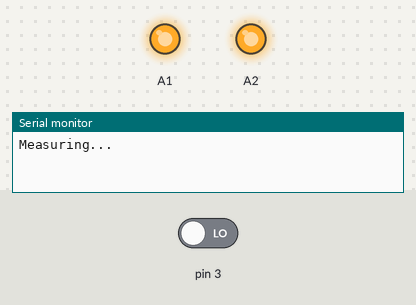
Bench run of a sketch on a simulated Arduino Uno, built with avr-gcc and run on an emulated ATmega328P. Parts: output pins drawn as LEDs (lit = HIGH), the last lines printed to the serial monitor. The test bench sets the inputs (shaded band); at power-on: pin 3 LOW.

Above: at 5.0 s.
At 10.5 s:
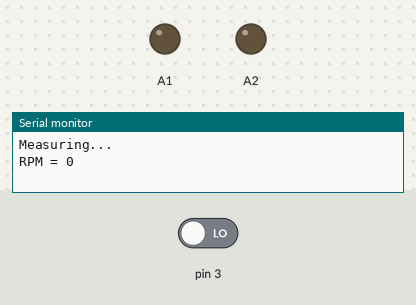
Timing chart, 0 to 14.3 s (numbered marks = the images above):
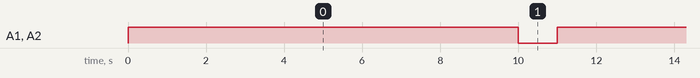

Measured:
- by itself, A1, A2: alternates HIGH for 10.0 s and LOW for 1.0 s

The sketch:

opticaltacho2.ino
```cpp
/**
Author: Joshua Mahendran
Date: 16-DEC-2012

Program to identify RPM of motor using
Bipolar Hall Effect Sensor (Allegro - A3290XUA)

LED is connected to Analog Pin 2.
LED is ON while readind Sensor.

The Hall Effect sensor is powered with Analog Pin 1.
Prior to taking reading, the sensor is turned on and
turned off once the reading is taken.

Circuit:

Sensor
  VCC - Analog Pin 1
  GND - GND
  O/P - Analog Pin 0

  10K resistor between VCC and O/P of Sensor.

LED
 Cathode - Connects to GND via suitable Resistor. (In this case using led in protoshield).
 Anode - Analog Pin 2.

**/

long startTime = 0;
int state, prevState = 0;
int sensor = 0;
long counter = 0;

void setup()
{
  Serial.begin(9600);
  pinMode(A2, OUTPUT);
  pinMode(A1,OUTPUT);

}

void loop()
{
  //reset variables.
  sensor = 0;
  state = 0;
  prevState = 0;
  counter = 0;
  startTime = millis();

  //enable sensor and turn on LED, LCD.
  digitalWrite(A1, HIGH);
  digitalWrite(A2,HIGH);
 Serial.println("Measuring...");

  //Loop for sample duration of 1 minute
  while((millis() - startTime) < 10000)
  {
    sensor =  digitalRead(3);
    if (sensor ==HIGH)
    state = 1;
    else
    state = 0;

    //On change of state increment counter.
    //A change in state twice represents one revolution
    if(state != prevState)
    {
      counter++;
      prevState = state;
    }
  }

 counter = counter * 6;

  //Trun off Sensor and LED
  digitalWrite(A2,LOW);
  digitalWrite(A1, LOW);


  Serial.print("RPM = "); Serial.println(counter);
  delay(1000); // delay 10 seconds
}
```
